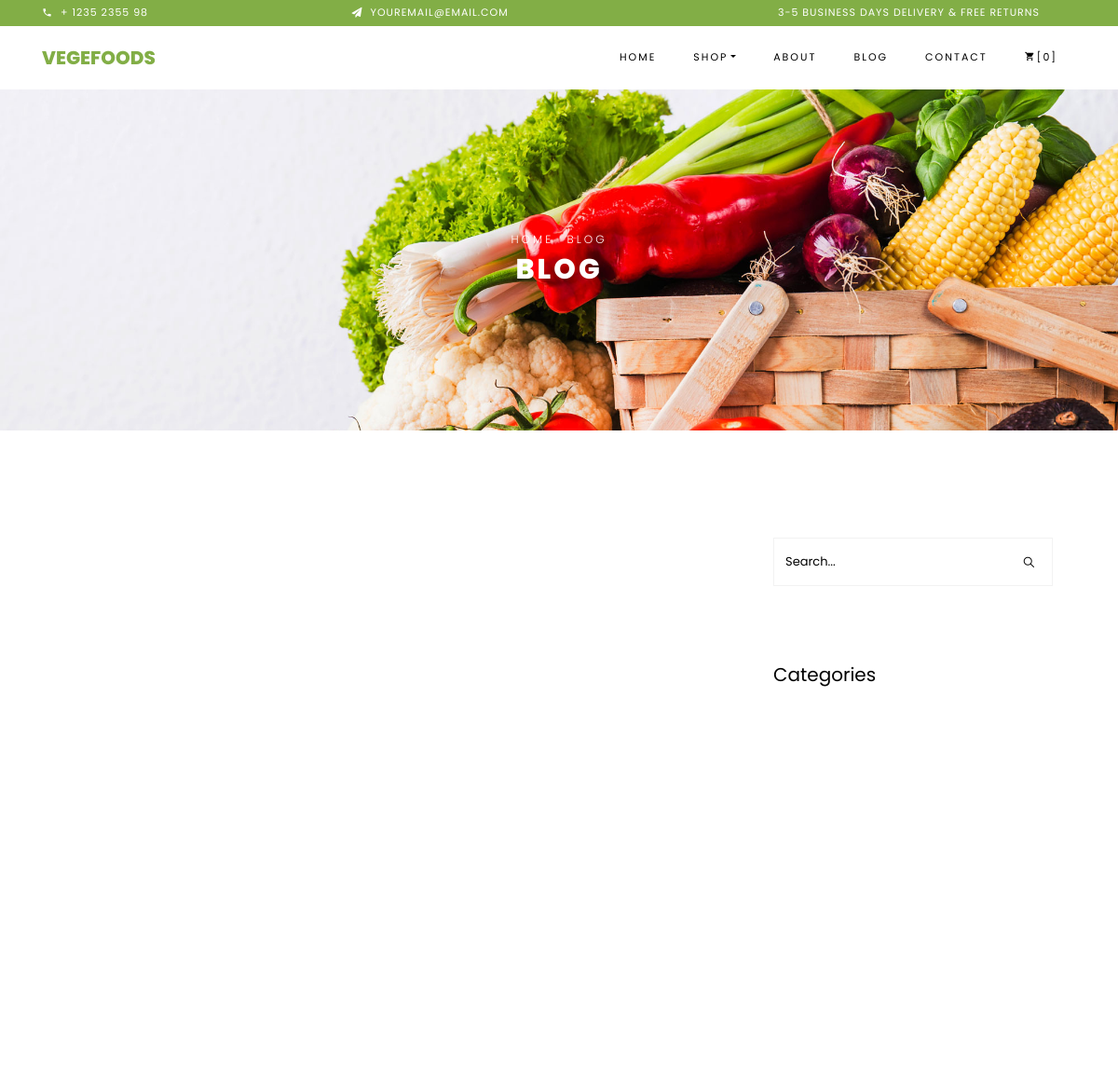
Page /blog/ (upper part) on the earlier database version.
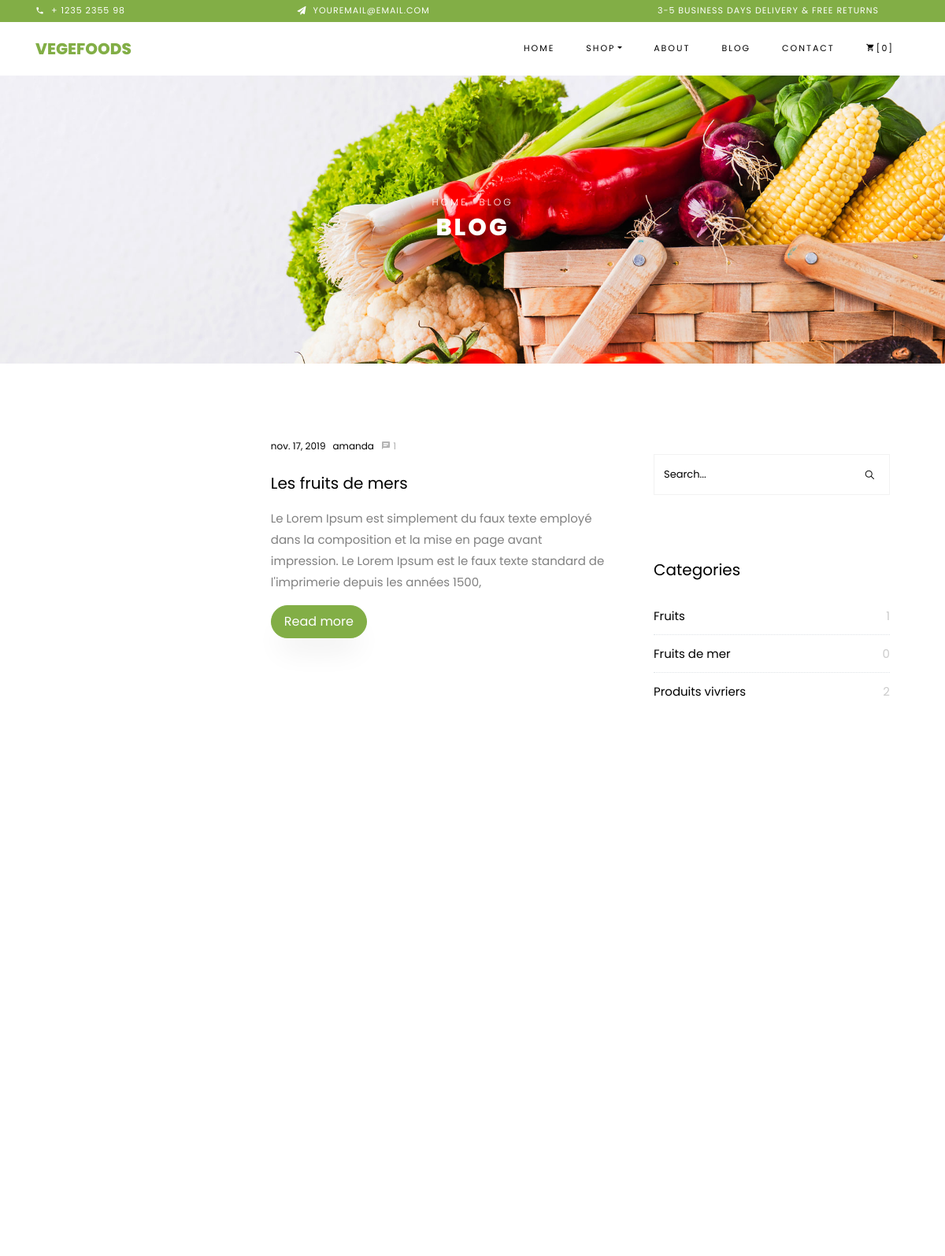
Same page on the later database version.
### blog/models.py (models this page shows, shortened)
class Article(models.Model):
    image = models.ImageField(upload_to='blog_image')
    titre = models.CharField(max_length=250)
    date = models.DateField(auto_now=False, auto_now_add=False)
    categorie = models.ForeignKey("Categorie", on_delete=models.CASCADE, related_name = 'CategorieArticle')
    auteur = models.ForeignKey( User , on_delete=models.CASCADE, related_name = 'ProfileArticle')
    description = models.TextField()
    content = HTMLField('Content')
    tag = models.ManyToManyField("Tag",related_name ='TagArticle')
    date_add = models.DateTimeField(auto_now=False, auto_now_add=True)
    date_upd = models.DateTimeField(auto_now=True, auto_now_add=False)
    statut = models.BooleanField()

class Categorie(models.Model):
    nom = models.CharField(max_length=250)
    date_add = models.DateTimeField(auto_now=False, auto_now_add=True)
    date_upd = models.DateTimeField(auto_now=True, auto_now_add=False)
    statut = models.BooleanField()

### blog/views.py (the view)
# urls.py: 2. Add a URL to urlpatterns:  path('blog/', include('blog.urls'))
def blog(request):
    categories = Categorie.objects.filter(statut=True)
    articles = Article.objects.filter(statut=True)
    commentaires = Commentaire.objects.filter(statut=True)
    tag = Tag.objects.filter(statut=True)
    data = {
        'categories': categories,
        'articles': articles,
        'commentaires': commentaires,
        'tag': tag,
    }
    return render(request, 'pages/blog.html',data)

### templates/pages/blog.html (shortened to what this page needs)
{% extends "bases/base.html" %}
{% block main %}
    <div class="hero-wrap hero-bread" style="background-image: url('/static/images/bg_1.jpg');">
      <div class="container">
        <div class="row no-gutters slider-text align-items-center justify-content-center">
          <div class="col-md-9 ftco-animate text-center">
          	<p class="breadcrumbs"><span class="mr-2"><a href="index.html">Home</a></span> <span>Blog</span></p>
            <h1 class="mb-0 bread">Blog</h1>
          </div>
        </div>
      </div>
    </div>
    <section class="ftco-section ftco-degree-bg">
		<div >
			<div class="container">
				<div class="row">
				<div class="col-lg-8 ftco-animate">
					<div v-for="art in article" class="row">
					{% for item in articles %}
						<div class="col-md-12 d-flex ftco-animate">
							<div class="blog-entry align-self-stretch d-md-flex">
							<a href="" class="block-20" style="background-image: url('{{item.image.url}}');">
							</a>
							<div class="text d-block pl-md-4">
								<div class="meta mb-3">
									<div><a href="#">{{item.date}}</a></div>
									<div><a href="#">{{item.auteur.username}}</a></div>
									<div><a href="#" class="meta-chat"><span class="icon-chat"></span> {{item.ArticleCommentaire.count}}</a></div>
									</div>
									<h3 class="heading"><a href="#">{{item.titre}}</a></h3>
									<p>{{item.description}}</p>
									<p><a href="{% url 'single' item.id  %}" class="btn btn-primary py-2 px-3">Read more</a></p>
								</div>
							</div>
						</div>
					{% endfor %}
					</div>
				</div>
				<div class="col-lg-4 sidebar ftco-animate">
					<div class="sidebar-box">
					<form action="#" class="search-form">
						<div class="form-group">
						<span class="icon ion-ios-search"></span>
						<input type="text" class="form-control" placeholder="Search...">
						</div>
					</form>
					</div>
					<div id="cat" v>
						<div class="sidebar-box ftco-animate">
							<h3 class="heading">Categories</h3>
						<ul class="categories">
						{% for cat in categories %}
							<li><a href="#">{{cat.nom}} <span>{{cat.CategorieArticle.count}}</span></a></li>
						{% endfor %}
						</ul>
						</div>
					</div>
				</div>
				</div>
			</div>
		</div>
    </section>
{% endblock main %}

### templates/bases/base.html (shortened to what this page needs)
<!DOCTYPE html>
<html lang="en">
    <head>
        <link rel="stylesheet" href="/static/css/open-iconic-bootstrap.min.css">
        <link rel="stylesheet" href="/static/css/animate.css">
        <link rel="stylesheet" href="/static/css/owl.carousel.min.css">
        <link rel="stylesheet" href="/static/css/owl.theme.default.min.css">
        <link rel="stylesheet" href="/static/css/magnific-popup.css">
        <link rel="stylesheet" href="/static/css/aos.css">
        <link rel="stylesheet" href="/static/css/ionicons.min.css">
        <link rel="stylesheet" href="/static/css/bootstrap-datepicker.css">
        <link rel="stylesheet" href="/static/css/jquery.timepicker.css">
        <link rel="stylesheet" href="/static/css/flaticon.css">
        <link rel="stylesheet" href="/static/css/icomoon.css">
        <link rel="stylesheet" href="/static/css/style.css">
    </head>
    <body class="goto-here">
    <div id="app">
            <div class="py-1 bg-primary">
            <div class="container">
                <div class="row no-gutters d-flex align-items-start align-items-center px-md-0">
                    <div class="col-lg-12 d-block">
                        <div class="row d-flex">
                            <div class="col-md pr-4 d-flex topper align-items-center">
                                <div class="icon mr-2 d-flex justify-content-center align-items-center"><span class="icon-phone2"></span></div>
                                <span class="text">+ 1235 2355 98</span>
                            </div>
                            <div class="col-md pr-4 d-flex topper align-items-center">
                                <div class="icon mr-2 d-flex justify-content-center align-items-center"><span class="icon-paper-plane"></span></div>
                                <span class="text">youremail@email.com</span>
                            </div>
                            <div class="col-md-5 pr-4 d-flex topper align-items-center text-lg-right">
                                <span class="text">3-5 Business days delivery &amp; Free Returns</span>
                            </div>
                        </div>
                    </div>
                </div>
            </div>
            </div>
            <nav class="navbar navbar-expand-lg navbar-dark ftco_navbar bg-dark ftco-navbar-light" id="ftco-navbar">
            <div class="container">
            <a class="navbar-brand" href="index.html">Vegefoods</a>
            <div class="collapse navbar-collapse" id="ftco-nav">
                <ul class="navbar-nav ml-auto">
                <li class="nav-item active"><a href="{% url 'home' %}" class="nav-link">Home</a></li>
                <li class="nav-item dropdown">
                <a class="nav-link dropdown-toggle" href="#" id="dropdown04" data-toggle="dropdown" aria-haspopup="true" aria-expanded="false">Shop</a>
                </li>
                <li class="nav-item"><a href="{% url 'about' %}" class="nav-link">About</a></li>
                <li class="nav-item"><a href="{% url 'blog' %}" class="nav-link">Blog</a></li>
                <li class="nav-item"><a href="{% url 'contact' %}" class="nav-link">Contact</a></li>
                <li class="nav-item cta cta-colored"><a href="{% url 'cart' %}" class="nav-link"><span class="icon-shopping_cart"></span>[0]</a></li>
                </ul>
            </div>
            </div>
        </nav>
        <div>
        {% block main %}
        {% endblock main %}
        </div>
</div>
</body>
</html>

### static_cdn/css/icomoon.css (style rules this page uses)
[class^="icon-"], [class*=" icon-"] { font-family: 'icomoon' !important; speak: none; font-style: normal; font-weight: normal; font-variant: normal; text-transform: none; line-height: 1; -webkit-font-smoothing: antialiased; -moz-osx-font-smoothing: grayscale; }
.icon-paper-plane:before { content: "\f1d8"; }
.icon-phone2:before { content: "\e0cd"; }
.icon-chat:before { content: "\e0b7"; }
.icon-shopping_cart:before { content: "\e8cc"; }

Differences in the rows shown:
added Article: date "nov. 17, 2019", auteur.username "amanda", ArticleCommentaire.count "1", titre "Les fruits de mers", description "Le Lorem Ipsum est simplement du faux texte employé dans la composition et la mise en page avant impression. Le Lorem Ipsum est le faux texte standard de l'imprimerie depuis les années 1500,"
added Categorie: nom "Fruits", CategorieArticle.count "1"
added Categorie: nom "Fruits de mer", CategorieArticle.count "0"
added Categorie: nom "Produits vivriers", CategorieArticle.count "2"
